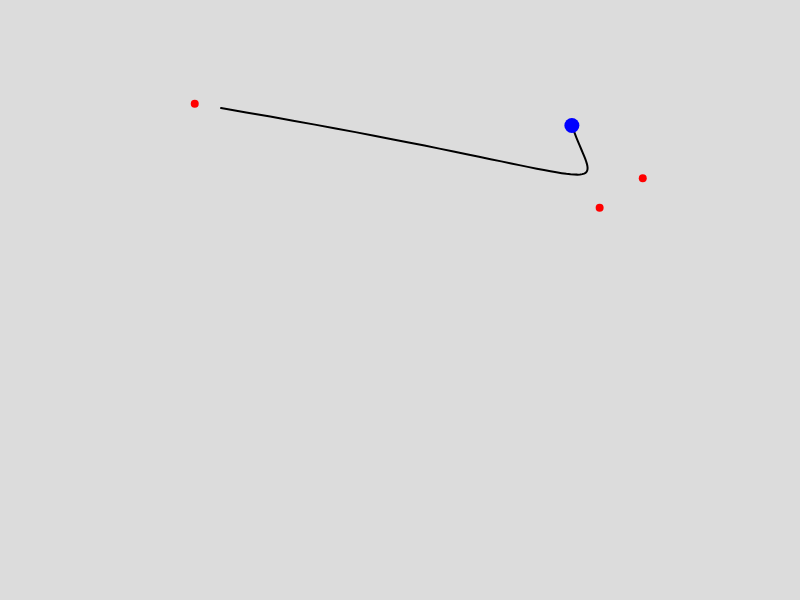
Frame 1 (no input)
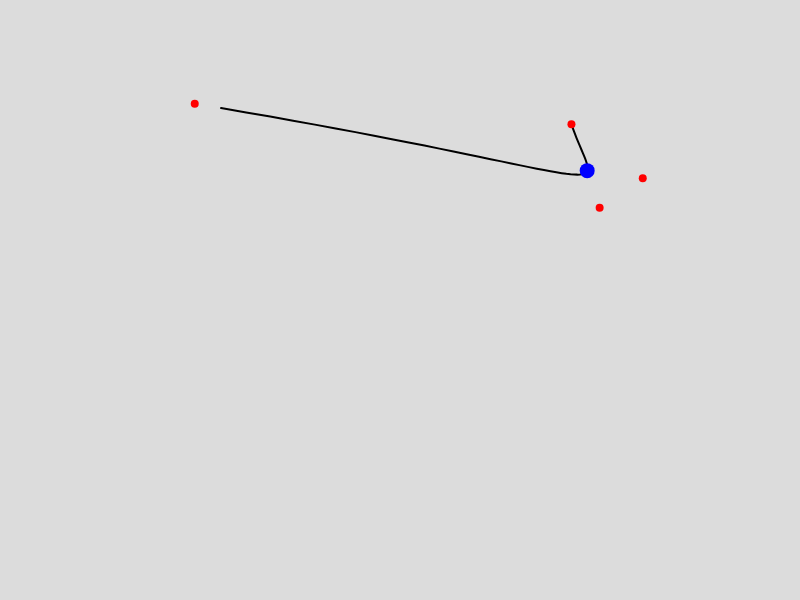
Frame 60 (no input)
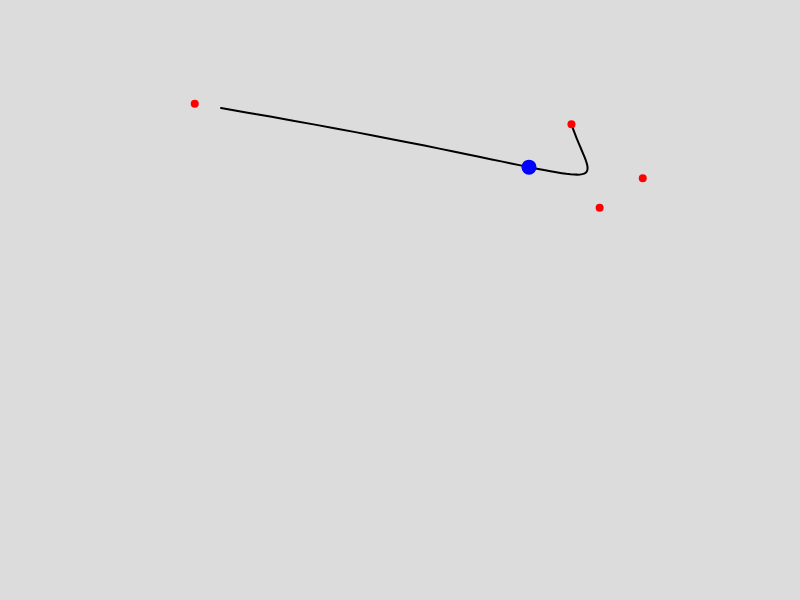
Frame 120 (the mouse pressed at the canvas centre since frame 60)

The p5.js sketch that drew these frames (run headless with seeded random() and noise() and a simulated clock; from frame 60 on, the mouse is pressed at the canvas centre):

// p5.js sketch
// ── sketch.js
let controlPoints = [];
let numPoints = 4; // Antal kontrol punkter til bézier kurven
let t = 0; // Parameter for bevægelse langs kurven
let car;

function setup() {
    createCanvas(800, 600);
    // Genere random kontrolpunkter
    for (let i = 0; i < numPoints; i++) {
        controlPoints.push(createVector(random(width), random(height)));
    }
    
    car = new Car(controlPoints);
}

function draw() {
    background(220);
    drawBezierCurve();
    car.update();
    car.display();
}

function drawBezierCurve() {
    noFill();
    stroke(0);
    strokeWeight(2);
    beginShape();
    for (let i = 0; i <= 1; i += 0.02) {
        let p = deCasteljau(controlPoints, i);
        vertex(p.x, p.y);
    }
    endShape();
    
    // Draw control points
    fill(255, 0, 0);
    noStroke();
    for (let p of controlPoints) {
        ellipse(p.x, p.y, 8, 8);
    }
}

function deCasteljau(points, t) {
    if (points.length === 1) {
        return points[0];
    }
    let newPoints = [];
    for (let i = 0; i < points.length - 1; i++) {
        let x = lerp(points[i].x, points[i + 1].x, t);
        let y = lerp(points[i].y, points[i + 1].y, t);
        newPoints.push(createVector(x, y));
    }
    return deCasteljau(newPoints, t);
}

class Car {
    constructor(controlPoints) {
        this.controlPoints = controlPoints;
        this.t = 0;
        this.pos = deCasteljau(this.controlPoints, this.t);
    }
    
    update() {
        this.t += 0.005;
        if (this.t > 1) this.t = 0;
        this.pos = deCasteljau(this.controlPoints, this.t);
    }
    
    display() {
        fill(0, 0, 255);
        ellipse(this.pos.x, this.pos.y, 15, 15);
    }
}
